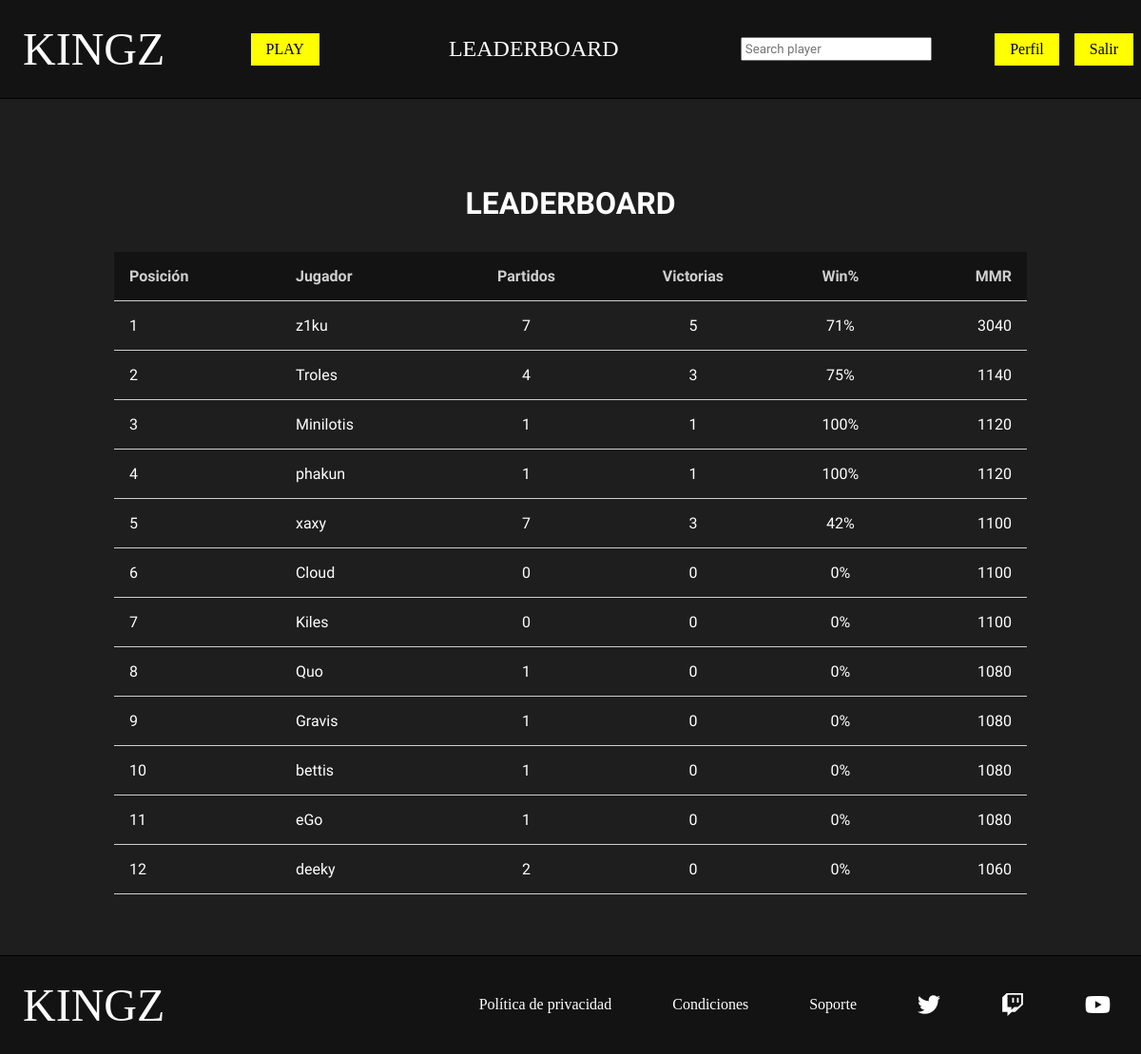
The page /php/leaderboard.php (signed in) on the database its author committed.
### tables this page shows
CREATE TABLE `usuario` (
  `id` bigint(20) UNSIGNED NOT NULL,
  `nick` varchar(20) NOT NULL,
  `pass` varchar(100) NOT NULL,
  `correo` varchar(50) DEFAULT NULL,
  `foto` varchar(50) DEFAULT NULL,
  `mmr` int(5) UNSIGNED DEFAULT NULL,
  `estado` tinyint(1) UNSIGNED DEFAULT NULL,
  `en_partida` tinyint(1) UNSIGNED DEFAULT NULL,
  `buscando` tinyint(1) UNSIGNED DEFAULT NULL
);

### php/leaderboard.php (the view, shortened to what this page needs)
<?php
    require_once "funciones.php";
?>
<!DOCTYPE html>
<html lang="en">
<head>
    <link rel="stylesheet" href="../css/estilos.css">
    <link rel="stylesheet" href="https://cdnjs.cloudflare.com/ajax/libs/font-awesome/6.2.0/css/all.min.css" />
</head>
<body>
    <?php
        if(isset($_SESSION['nick']) && isset($_SESSION['pass'])){
            $nick=$_SESSION['nick'];
            $pass=$_SESSION['pass'];
            $esAdmin=comprobarAdmin($nick,$pass);
            if($esAdmin){
                headerAdmin();
                $tipo_usu="admin";
            }else{
                headerPlayer();
                $tipo_usu="player";
            }
        }else{
            headerGuest();
            $tipo_usu="guest";
        }
    ?>
    <main>
        <section class="seccion">
            <h1>LEADERBOARD</h1>
            <div id="leaderboard">
                <table>
                    <thead>
                        <tr>
                            <th>Posición</th>
                            <th>Jugador</th>
                            <th>Partidos</th>
                            <th>Victorias</th>
                            <th>Win%</th>
                            <th>MMR</th>
                        </tr>
                    </thead>
                    <tbody>
                        <?php
                            $jugadores=obtener_clasificacion();
                            if($jugadores!=null){
                                for($i=0;$i<count($jugadores);$i++){
                                    $rank=obtener_rank_jugador($jugadores[$i]['id']);
                                    $partidas_totales=partidas_totales($jugadores[$i]['id']);
                                    $partidas_ganadas=partidas_ganadas($jugadores[$i]['id']);
                                    if($partidas_totales>0){
                                        $win_rate=($partidas_ganadas/$partidas_totales) * 100;
                                    }else{
                                        $win_rate=0;
                                    }
                                    $win_truncado = intval($win_rate);
                                    echo '<tr>
                                        <td>'.$rank.'</td>
                                        <td><a href="ver_perfil.php?id_player='.$jugadores[$i]['id'].'">'.$jugadores[$i]['nick'].'</a></td>
                                        <td>'.$partidas_totales.'</td>
                                        <td>'.$partidas_ganadas.'</td>
                                        <td>'.$win_truncado.'%</td>
                                        <td>'.$jugadores[$i]['mmr'].'</td>
                                    </tr>';
                                }
                            }
                        ?>
                    </tbody>
                </table>
            </div>
        </section>
    </main>
</body>
</html>

### css/estilos.css (style rules this page uses)
* { box-sizing: border-box; }
body { margin: 0%; background-color: #1e1e1e; font-family: 'Play', sans-serif; color: white; }
table a { text-decoration: none; color: #fff; }
.seccion { width: 80%; margin: 4rem auto; min-height: 90vh; display: flex; flex-direction: column; }
.seccion h1 { font-size: 2rem; text-align: center; margin-bottom: 2rem; color: white; }
#leaderboard { overflow-x: auto; }
#leaderboard table { border-collapse: collapse; color: white; width: 100%; }
#leaderboard tr { border-bottom: 1px solid #cfcfcf; }
#leaderboard td { padding: 1rem; }
#leaderboard th { color: #cfcfcf; background-color: #131313; padding: 1rem; }
#leaderboard tr>th:nth-child(1) { text-align: start; }
#leaderboard tr>th:nth-child(2) { text-align: start; }
#leaderboard tr>th:nth-child(6) { text-align: end; }
#leaderboard tr>td:nth-child(6) { text-align: end; }
#leaderboard tr>td:nth-child(3) { text-align: center; }
#leaderboard tr>td:nth-child(4) { text-align: center; }
#leaderboard tr>td:nth-child(5) { text-align: center; }

### rows shown on the page
usuario: id "1", nick "z1ku", partidas_totales "7", partidas_ganadas "5", win_truncado "71", mmr "3040"
usuario: rank "2", nick "Troles", partidas_totales "4", partidas_ganadas "3", win_truncado "75", mmr "1140"
usuario: rank "3", nick "Minilotis", partidas_totales "1", partidas_ganadas "1", win_truncado "100", mmr "1120"
usuario: rank "4", nick "phakun", partidas_totales "1", partidas_ganadas "1", win_truncado "100", mmr "1120"
usuario: rank "5", nick "xaxy", partidas_totales "7", partidas_ganadas "3", win_truncado "42", mmr "1100"
usuario: rank "6", nick "Cloud", partidas_totales "0", partidas_ganadas "0", win_truncado "0", mmr "1100"
usuario: rank "7", nick "Kiles", partidas_totales "0", partidas_ganadas "0", win_truncado "0", mmr "1100"
usuario: rank "8", nick "Quo", partidas_totales "1", partidas_ganadas "0", win_truncado "0", mmr "1080"
usuario: rank "9", nick "Gravis", partidas_totales "1", partidas_ganadas "0", win_truncado "0", mmr "1080"
usuario: rank "10", nick "bettis", partidas_totales "1", partidas_ganadas "0", win_truncado "0", mmr "1080"
usuario: rank "11", nick "eGo", partidas_totales "1", partidas_ganadas "0", win_truncado "0", mmr "1080"
usuario: rank "12", nick "deeky", partidas_totales "2", partidas_ganadas "0", win_truncado "0", mmr "1060"
